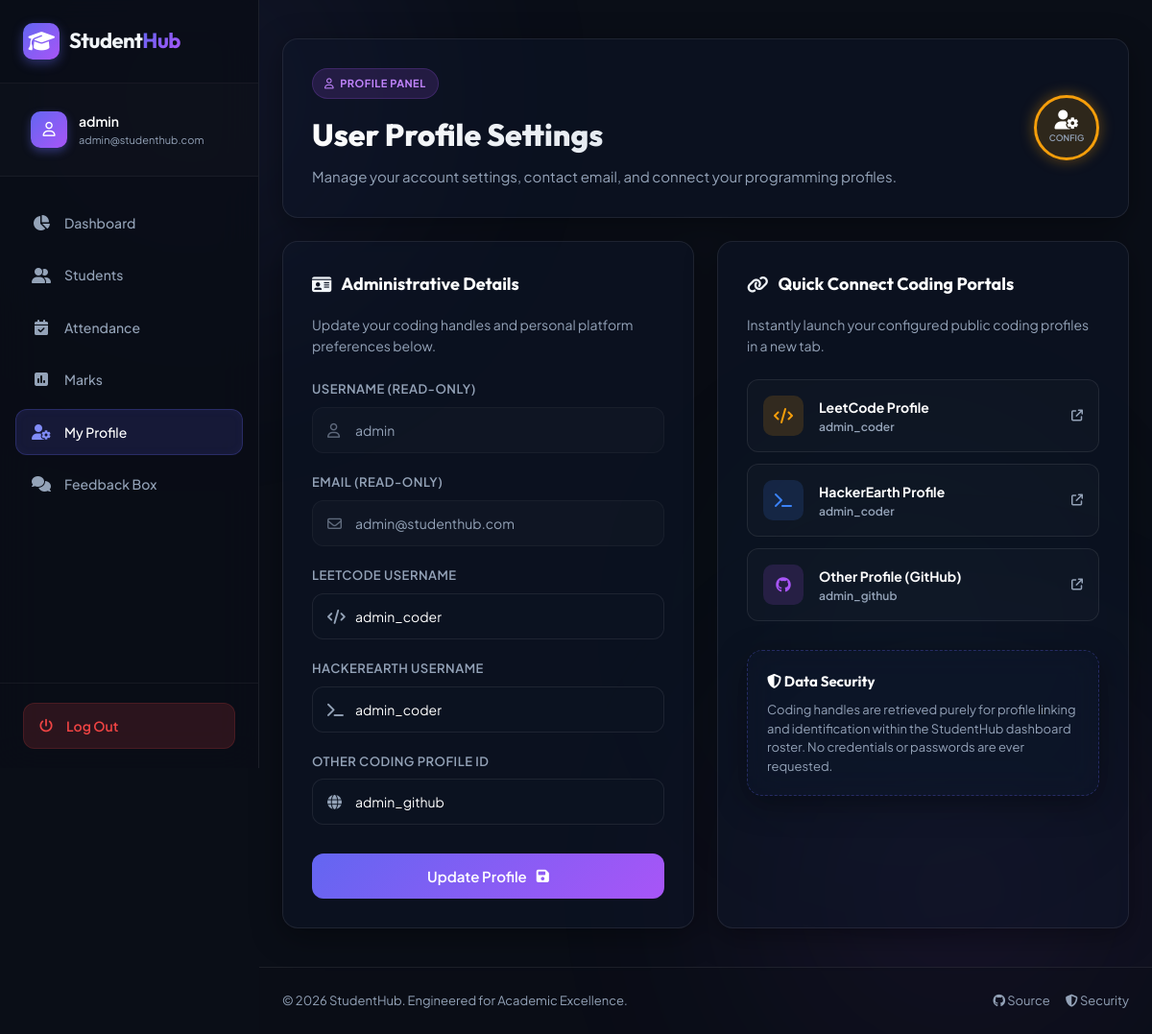
The app's page /profile (signed in) with its own data.
### models.py (models this page shows, shortened)
class User(db.Model, UserMixin):
    __tablename__ = 'user'
    id = db.Column(db.Integer, primary_key=True)
    username = db.Column(db.String(50), unique=True, nullable=False)
    email = db.Column(db.String(100), unique=True, nullable=False)
    password_hash = db.Column(db.String(100), nullable=False)
    otp = db.Column(db.String(6), nullable=True)
    is_verified = db.Column(db.Boolean, default=False)
    leetcode_id = db.Column(db.String(100), nullable=True)
    hackerearth_id = db.Column(db.String(100), nullable=True)
    other_id = db.Column(db.String(100), nullable=True)

### routes.py (the view, shortened to what this page needs)
@app.route('/profile', methods=['GET', 'POST'])
@login_required
def profile():
    return render_template('profile.html', user=current_user)

### app.py (called while the page is built)
@login_manager.user_loader
def load_user(user_id):
    return User.query.get(int(user_id))

### templates/profile.html (shortened to what this page needs)
{% extends 'base.html' %}
{% block content %}
<div class="management-container">
    <div class="directory-header glass-panel">
        <div class="header-info">
            <span class="badge badge-accent"><i class="fa-regular fa-user"></i> Profile Panel</span>
            <h1>User Profile Settings</h1>
            <p>Manage your account settings, contact email, and connect your programming profiles.</p>
        </div>
        <div class="header-stats">
            <div class="stat-circle bg-glowing-gold">
                <span class="stat-number"><i class="fa-solid fa-user-gear"></i></span>
                <span class="stat-label">Config</span>
            </div>
        </div>
    </div>
    <div class="dashboard-details-grid">
        <div class="dashboard-column glass-panel">
            <div class="section-title">
                <i class="fa-solid fa-id-card text-primary"></i>
                <h3>Administrative Details</h3>
            </div>
            <p class="action-desc">Update your coding handles and personal platform preferences below.</p>
            <form action="{{ url_for('profile') }}" method="POST" class="auth-form" style="margin-top: 20px;">
                <div class="form-group">
                    <label>Username (Read-Only)</label>
                    <div class="input-with-icon">
                        <i class="fa-regular fa-user" style="opacity: 0.6;"></i>
                        <input type="text" value="{{ user.username }}" readonly style="background: rgba(255, 255, 255, 0.02); color: var(--text-muted); cursor: not-allowed; border-color: rgba(255, 255, 255, 0.04);">
                    </div>
                </div>
                <div class="form-group">
                    <label>Email (Read-Only)</label>
                    <div class="input-with-icon">
                        <i class="fa-regular fa-envelope" style="opacity: 0.6;"></i>
                        <input type="email" value="{{ user.email }}" readonly style="background: rgba(255, 255, 255, 0.02); color: var(--text-muted); cursor: not-allowed; border-color: rgba(255, 255, 255, 0.04);">
                    </div>
                </div>
                <div class="form-group">
                    <label for="leetcode_id">LeetCode Username</label>
                    <div class="input-with-icon">
                        <i class="fa-solid fa-code"></i>
                        <input type="text" id="leetcode_id" name="leetcode_id" placeholder="Enter LeetCode username" value="{{ user.leetcode_id or '' }}">
                    </div>
                </div>
                <div class="form-group">
                    <label for="hackerearth_id">HackerEarth Username</label>
                    <div class="input-with-icon">
                        <i class="fa-solid fa-terminal"></i>
                        <input type="text" id="hackerearth_id" name="hackerearth_id" placeholder="Enter HackerEarth username" value="{{ user.hackerearth_id or '' }}">
                    </div>
                </div>
                <div class="form-group">
                    <label for="other_id">Other Coding Profile ID</label>
                    <div class="input-with-icon">
                        <i class="fa-solid fa-globe"></i>
                        <input type="text" id="other_id" name="other_id" placeholder="Enter Github or other ID" value="{{ user.other_id or '' }}">
                    </div>
                </div>
                <button type="submit" class="btn-primary btn-block animate-pulse-glow" style="margin-top: 30px;">
                    Update Profile <i class="fa-solid fa-floppy-disk"></i>
                </button>
            </form>
        </div>
        <div class="dashboard-column glass-panel">
            <div class="section-title">
                <i class="fa-solid fa-link text-primary"></i>
                <h3>Quick Connect Coding Portals</h3>
            </div>
            <p class="action-desc">Instantly launch your configured public coding profiles in a new tab.</p>
            <div class="actions-vertical-menu" style="margin-top: 20px;">
                {% if user.leetcode_id %}
                    <a href="https://leetcode.com/u/{{ user.leetcode_id }}/" target="_blank" class="action-menu-item">
                        <span class="menu-item-icon" style="background: rgba(245, 158, 11, 0.15); color: #f59e0b;"><i class="fa-solid fa-code"></i></span>
                        <div class="menu-item-text">
                            <strong>LeetCode Profile</strong>
                            <span class="text-accent">{{ user.leetcode_id }}</span>
                        </div>
                        <i class="fa-solid fa-arrow-up-right-from-square item-arrow"></i>
                    </a>
                {% endif %}
                {% if user.hackerearth_id %}
                    <a href="https://www.hackerearth.com/@{{ user.hackerearth_id }}/" target="_blank" class="action-menu-item">
                        <span class="menu-item-icon" style="background: rgba(59, 130, 246, 0.15); color: #3b82f6;"><i class="fa-solid fa-terminal"></i></span>
                        <div class="menu-item-text">
                            <strong>HackerEarth Profile</strong>
                            <span class="text-accent">{{ user.hackerearth_id }}</span>
                        </div>
                        <i class="fa-solid fa-arrow-up-right-from-square item-arrow"></i>
                    </a>
                {% endif %}
                {% if user.other_id %}
                    <a href="https://github.com/{{ user.other_id }}" target="_blank" class="action-menu-item">
                        <span class="menu-item-icon" style="background: rgba(168, 85, 247, 0.15); color: #a855f7;"><i class="fa-brands fa-github"></i></span>
                        <div class="menu-item-text">
                            <strong>Other Profile (GitHub)</strong>
                            <span class="text-accent">{{ user.other_id }}</span>
                        </div>
                        <i class="fa-solid fa-arrow-up-right-from-square item-arrow"></i>
                    </a>
                {% endif %}
            </div>
            <div class="glass-panel" style="margin-top: 30px; padding: 20px; border-style: dashed; border-color: rgba(99, 102, 241, 0.3);">
                <h4 style="font-family: var(--font-heading); color: white; margin-bottom: 8px;"><i class="fa-solid fa-shield-halved text-primary"></i> Data Security</h4>
                <p style="font-size: 13px; color: var(--text-muted); line-height: 1.5;">Coding handles are retrieved purely for profile linking and identification within the StudentHub dashboard roster. No credentials or passwords are ever requested.</p>
            </div>
        </div>
    </div>
</div>
{% endblock %}

### templates/base.html (shortened to what this page needs)
<!DOCTYPE html>
<html lang="en">
<head>
    <link rel="stylesheet" href="https://cdnjs.cloudflare.com/ajax/libs/font-awesome/6.4.0/css/all.min.css">
    <link rel="stylesheet" href="{{ url_for('static', filename='css/style.css') }}">
</head>
<body>
    <div class="app-container">
        <aside class="app-sidebar" id="app-sidebar">
            <div class="sidebar-brand">
                <a href="/" class="app-logo">
                    <span class="logo-icon"><i class="fa-solid fa-graduation-cap animate-bounce"></i></span>
                    <span class="logo-text">Student<span class="highlight">Hub</span></span>
                </a>
            </div>
            {% if current_user.is_authenticated %}
            <div class="sidebar-user">
                <a href="{{ url_for('profile') }}" class="sidebar-user-info" title="View Profile Settings">
                    <span class="user-avatar"><i class="fa-regular fa-user"></i></span>
                    <div class="user-meta">
                        <span class="username-display">{{ current_user.username }}</span>
                        <span class="user-email-display" style="font-size: 11px; color: var(--text-muted); display: block; overflow: hidden; text-overflow: ellipsis; white-space: nowrap; max-width: 140px;">{{ current_user.email }}</span>
                    </div>
                </a>
            </div>
            {% endif %}
            <nav class="sidebar-nav">
                {% if current_user.is_authenticated %}
                    <a href="{{ url_for('dashboard') }}" class="nav-link {% if request.path == '/dashboard' %}active{% endif %}">
                        <i class="fa-solid fa-chart-pie"></i> <span>Dashboard</span>
                    </a>
                    <a href="{{ url_for('students_list') }}" class="nav-link {% if request.path == '/students' or request.path.startswith('/student/') %}active{% endif %}">
                        <i class="fa-solid fa-user-group"></i> <span>Students</span>
                    </a>
                    <a href="{{ url_for('attendance') }}" class="nav-link {% if request.path == '/attendance' %}active{% endif %}">
                        <i class="fa-solid fa-calendar-check"></i> <span>Attendance</span>
                    </a>
                    <a href="{{ url_for('marks') }}" class="nav-link {% if request.path == '/marks' %}active{% endif %}">
                        <i class="fa-solid fa-square-poll-vertical"></i> <span>Marks</span>
                    </a>
                    <a href="{{ url_for('profile') }}" class="nav-link {% if request.path == '/profile' %}active{% endif %}">
                        <i class="fa-solid fa-user-gear"></i> <span>My Profile</span>
                    </a>
                    <a href="{{ url_for('feedback_panel') }}" class="nav-link {% if request.path == '/feedback' %}active{% endif %}">
                        <i class="fa-solid fa-comments"></i> <span>Feedback Box</span>
                    </a>
                {% endif %}
            </nav>
            <div class="sidebar-footer">
                {% if current_user.is_authenticated %}
                    <a href="{{ url_for('logout') }}" class="btn-logout-sidebar">
                        <i class="fa-solid fa-power-off"></i> <span>Log Out</span>
                    </a>
                {% else %}
                    <div style="font-size: 11px; text-align: center; color: var(--text-muted); opacity: 0.6;">Welcome Guest</div>
                {% endif %}
            </div>
        </aside>
        <div class="main-layout">
            <div class="bg-glow orb-1"></div>
            <div class="bg-glow orb-2"></div>
            <div class="bg-glow orb-3"></div>
            <main class="main-content">
                <div class="content-container page-enter-animation">
                    {% block content %}
                    {% endblock %}
                </div>
            </main>
            <footer class="app-footer">
                <div class="footer-container">
                    <p>&copy; 2026 StudentHub. Engineered for Academic Excellence.</p>
                    <div class="footer-links">
                        <a href="#"><i class="fa-brands fa-github"></i> Source</a>
                        <a href="#"><i class="fa-solid fa-shield-halved"></i> Security</a>
                    </div>
                </div>
            </footer>
        </div>
    </div>
</body>
</html>

### records on screen
User: username "admin", email "admin@studenthub.com", leetcode_id "admin_coder", hackerearth_id "admin_coder", other_id "admin_github"
